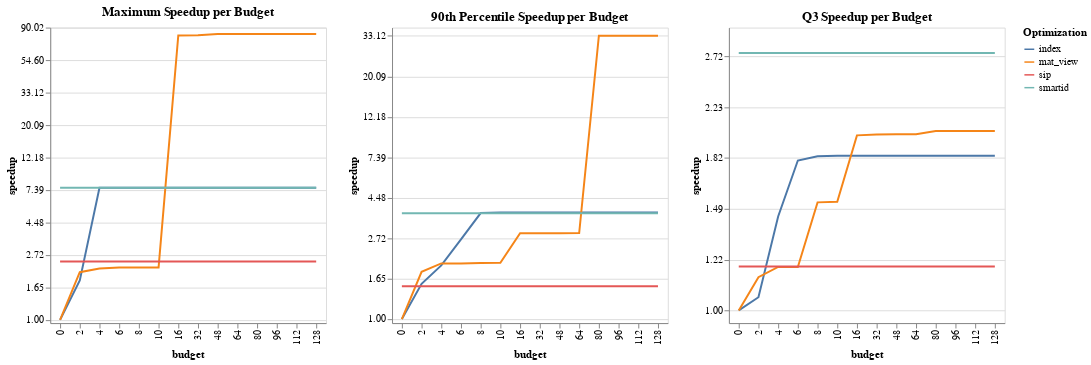

This figure's notebook cell:
### Markdown cell above
## Budget v Speedup

### Code cell
all_budgets = set()
results_folder = "results32_templated"

def compute_speedup(df, default, prev_df = None):
    df = df.copy()
    df["query_num"] = [int(df.query_name[i][len("query"):]) for i in range(len(df))]
    # default = default[default.query_name != "query60"].reset_index()
    # df = df[df.query_num != 60].reset_index()
    if prev_df is not None:
        new_rts = np.minimum(df.running_time, prev_df.running_time)
        # print(f"Diff count {(new_rts != df.running_time).sum()}")
        df.running_time = new_rts
    df["speedup"] = default.running_time / df.running_time
    df["log_speedup"] = np.log(df.speedup)
    df["color"] = df.log_speedup.map(lambda x: "Speedup" if x >= 0 else "Slowdown")
    global all_budgets
    all_budgets = all_budgets.union(set(df.budget))
    return df

def complete_budgets(df, default):
    min_budget = np.min(df.budget)
    max_budget = np.max(df.budget)
    dfs = [df]
    for budget in all_budgets:
        if budget < min_budget:
            to_prepend = default[default.budget == 0].copy()
            to_prepend.expt_name = [df.expt_name[0] for i in range(len(to_prepend))]
            to_prepend.budget = [budget for i in range(len(to_prepend))]
            dfs = [to_prepend] + dfs
        if budget > max_budget:
            to_append = df[df.budget == max_budget].copy()
            to_append.budget = [budget for i in range(len(to_append))]
            dfs = dfs + [to_append]
    
    df = pd.concat(dfs).reset_index(drop=True)
    df["nice_budget"] = df.budget*64
    return df
    

def read_default():
    filename = f"{results_folder}/default_results.csv"
    df = pd.read_csv(filename, names=["expt_name", "query_name", "running_time"], index_col=False)
    df["budget"] = [0 for i in range(len(df))]
    df = compute_speedup(df, df)
    return df

def read_sip(default):
    filename = f"{results_folder}/default_results_with_sip.csv"
    df = pd.read_csv(filename, names=["expt_name", "query_name", "running_time"], index_col=False)
    df["budget"] = [0 for i in range(len(df))]
    df["expt_name"] = ["sip" for i in range(len(df))]
    df = compute_speedup(df, default)
    return df

def read_simple_smartids(default):
    filename = f"{results_folder}/smartids_results.csv"
    df = pd.read_csv(filename, names=["expt_name", "query_name", "running_time"], index_col=False)
    df["budget"] = [0 for i in range(len(df))]
    df = compute_speedup(df, default)
    return df

def read_index(default):
    all_dfs = []
    prev_df = None
    for budget in [2, 4, 6, 8, 10]:
        filename = f"{results_folder}/index_results_{budget}.csv"
        df = pd.read_csv(filename, names=["expt_name", "query_name", "budget", "running_time"], index_col=False)
        df = compute_speedup(df, default, prev_df)
        all_dfs.append(df)
        prev_df = df
    return pd.concat(all_dfs).reset_index(drop=True)
    
    
def read_mat_view(default):
    all_dfs = []
    prev_df = None
    for budget in [2, 4, 6, 8, 10, 16, 32, 48, 64, 80, 96, 112, 128]:
        reset48 = False
        if budget == 48 and results_folder == "results32":
            reset48 = True
            budget = 32 # TODO: Add 48 expt.
        filename = f"{results_folder}/mat_view_results_{budget}.csv"
        df = pd.read_csv(filename, names=["expt_name", "query_name", "budget", "running_time"], index_col=False)
        if reset48:
            df.budget = [48 for i in range(len(df))]
        df = compute_speedup(df, default, prev_df)
            
        all_dfs.append(df)
        prev_df = df
    return pd.concat(all_dfs).reset_index(drop=True)


# 50th Percentile
def q25(x):
    return x.quantile(0.25)

# 75th Percentile
def q75(x):
    return x.quantile(0.75)

# 90th Percentile
def q90(x):
    return x.quantile(0.90)


def compute_stats(df):
    res = df.groupby(by=['expt_name', 'budget']).agg({'log_speedup': ['min', 'max', 'median', q25, q75, q90], 'running_time': 'sum'})
    res.columns = ["min_speedup", "max_speedup", "median_speedup", "q25_speedup", "q75_speedup", "q90_speedup", "total_running_time"]
    res = res.reset_index()
    return res


default = read_default()
# print(default.head())

smartids = read_simple_smartids(default)
# print(smartids.head())


sip = read_sip(default)
sip_v_smartids = read_sip(smartids)
smartids_v_sip = read_simple_smartids(sip)
# print(sip.head())


index = read_index(default)
index_v_smartids = read_index(smartids)
# print(index.head())

mat_view = read_mat_view(default)
mat_view_v_smartids = read_mat_view(smartids)
# print(mat_view.tail())

# print(all_budgets)
index


sip_complete = complete_budgets(sip, default)
smartids_complete = complete_budgets(smartids, default)
index_complete = complete_budgets(index, default)
mat_view_complete = complete_budgets(mat_view, default)
complete_df = pd.concat([sip_complete, smartids_complete, index_complete, mat_view_complete]).reset_index()
complete_df_stats = compute_stats(complete_df)

def make_stats_plot(to_plot):
    names = {
        "max_speedup": "Maximum Speedup",
        "q90_speedup": "90th Percentile Speedup",
        "q75_speedup": "Q3 Speedup",
        "median_speedup": "Median Speedup",
        "q25_speedup": "Q1 Speedup",
        "min_speedup": "Min Speedup"
    }
    return alt.Chart(complete_df_stats).mark_line().encode(
        x=alt.X('budget:O'),
        y=alt.Y(f"{to_plot}:Q", axis=alt.Axis(labelExpr=expr.format(expr.exp(datum.value), ',.2f'), format=",.0f", title="speedup"),
                scale=alt.Scale(domain=(float(complete_df_stats[to_plot].min() - 0.05), float(complete_df_stats[to_plot].max() + 0.1)))),
        # column=alt.Column("nice_budget:O", title="Budget in MB"),
        color=alt.Color("expt_name:N", title="Optimization"),
    ).properties(
        title={
            'text': f"{names[to_plot]} per Budget"
        }
    )

(make_stats_plot("max_speedup") | make_stats_plot("q90_speedup") | make_stats_plot("q75_speedup"))

### Figure 1 — Vega-Lite specification as saved in the notebook (floating-point values rounded to 4 significant figures)
{"$schema": "https://vega.github.io/schema/vega-lite/v4.17.0.json", "config": {"view": {"continuousHeight": 300, "continuousWidth": 400}}, "data": {"name": "data-28753eba4c1246e1cd45ddca9ce5b127"}, "datasets": {"data-28753eba4c1246e1cd45ddca9ce5b127": [{"budget": 0, "expt_name": "index", "max_speedup": 0, "median_speedup": 0, "min_speedup": 0, "q25_speedup": 0, "q75_speedup": 0, "q90_speedup": 0, "total_running_time": 28.71}, {"budget": 2, "expt_name": "index", "max_speedup": 0.6062, "median_speedup": 0.02814, "min_speedup": -0.04149, "q25_speedup": 0.01534, "q75_speedup": 0.05175, "q90_speedup": 0.4355, "total_running_time": 27.07}, {"budget": 4, "expt_name": "index", "max_speedup": 2.034, "median_speedup": 0.03647, "min_speedup": -0.0253, "q25_speedup": 0.02261, "q75_speedup": 0.3696, "q90_speedup": 0.6629, "total_running_time": 25.94}, {"budget": 6, "expt_name": "index", "max_speedup": 2.034, "median_speedup": 0.3009, "min_speedup": -0.02512, "q25_speedup": 0.03936, "q75_speedup": 0.5899, "q90_speedup": 0.9847, "total_running_time": 25.36}, {"budget": 8, "expt_name": "index", "max_speedup": 2.034, "median_speedup": 0.3508, "min_speedup": -0.004395, "q25_speedup": 0.1251, "q75_speedup": 0.6067, "q90_speedup": 1.31, "total_running_time": 22.51}, {"budget": 10, "expt_name": "index", "max_speedup": 2.034, "median_speedup": 0.3514, "min_speedup": -0.004395, "q25_speedup": 0.1251, "q75_speedup": 0.6085, "q90_speedup": 1.316, "total_running_time": 22.45}, {"budget": 16, "expt_name": "index", "max_speedup": 2.034, "median_speedup": 0.3514, "min_speedup": -0.004395, "q25_speedup": 0.1251, "q75_speedup": 0.6085, "q90_speedup": 1.316, "total_running_time": 22.45}, {"budget": 32, "expt_name": "index", "max_speedup": 2.034, "median_speedup": 0.3514, "min_speedup": -0.004395, "q25_speedup": 0.1251, "q75_speedup": 0.6085, "q90_speedup": 1.316, "total_running_time": 22.45}, {"budget": 48, "expt_name": "index", "max_speedup": 2.034, "median_speedup": 0.3514, "min_speedup": -0.004395, "q25_speedup": 0.1251, "q75_speedup": 0.6085, "q90_speedup": 1.316, "total_running_time": 22.45}, {"budget": 64, "expt_name": "index", "max_speedup": 2.034, "median_speedup": 0.3514, "min_speedup": -0.004395, "q25_speedup": 0.1251, "q75_speedup": 0.6085, "q90_speedup": 1.316, "total_running_time": 22.45}, {"budget": 80, "expt_name": "index", "max_speedup": 2.034, "median_speedup": 0.3514, "min_speedup": -0.004395, "q25_speedup": 0.1251, "q75_speedup": 0.6085, "q90_speedup": 1.316, "total_running_time": 22.45}, {"budget": 96, "expt_name": "index", "max_speedup": 2.034, "median_speedup": 0.3514, "min_speedup": -0.004395, "q25_speedup": 0.1251, "q75_speedup": 0.6085, "q90_speedup": 1.316, "total_running_time": 22.45}, {"budget": 112, "expt_name": "index", "max_speedup": 2.034, "median_speedup": 0.3514, "min_speedup": -0.004395, "q25_speedup": 0.1251, "q75_speedup": 0.6085, "q90_speedup": 1.316, "total_running_time": 22.45}, {"budget": 128, "expt_name": "index", "max_speedup": 2.034, "median_speedup": 0.3514, "min_speedup": -0.004395, "q25_speedup": 0.1251, "q75_speedup": 0.6085, "q90_speedup": 1.316, "total_running_time": 22.45}, {"budget": 0, "expt_name": "mat_view", "max_speedup": 0, "median_speedup": 0, "min_speedup": 0, "q25_speedup": 0, "q75_speedup": 0, "q90_speedup": 0, "total_running_time": 28.71}, {"budget": 2, "expt_name": "mat_view", "max_speedup": 0.7343, "median_speedup": 0.04234, "min_speedup": -0.03269, "q25_speedup": 0.02333, "q75_speedup": 0.1306, "q90_speedup": 0.5842, "total_running_time": 27.19}, {"budget": 4, "expt_name": "mat_view", "max_speedup": 0.79, "median_speedup": 0.05499, "min_speedup": -0.0003629, "q25_speedup": 0.02516, "q75_speedup": 0.171, "q90_speedup": 0.6879, "total_running_time": 23.43}, {"budget": 6, "expt_name": "mat_view", "max_speedup": 0.8075, "median_speedup": 0.05917, "min_speedup": -0.0003629, "q25_speedup": 0.02804, "q75_speedup": 0.1711, "q90_speedup": 0.6879, "total_running_time": 23.29}, {"budget": 8, "expt_name": "mat_view", "max_speedup": 0.8075, "median_speedup": 0.1028, "min_speedup": 0.01123, "q25_speedup": 0.05615, "q75_speedup": 0.4252, "q90_speedup": 0.6941, "total_running_time": 22.91}, {"budget": 10, "expt_name": "mat_view", "max_speedup": 0.8075, "median_speedup": 0.1028, "min_speedup": 0.01123, "q25_speedup": 0.06065, "q75_speedup": 0.4279, "q90_speedup": 0.6945, "total_running_time": 22.88}, {"budget": 16, "expt_name": "mat_view", "max_speedup": 4.382, "median_speedup": 0.1493, "min_speedup": 0.02124, "q25_speedup": 0.08911, "q75_speedup": 0.689, "q90_speedup": 1.061, "total_running_time": 13.61}, {"budget": 32, "expt_name": "mat_view", "max_speedup": 4.384, "median_speedup": 0.1493, "min_speedup": 0.02124, "q25_speedup": 0.08911, "q75_speedup": 0.6928, "q90_speedup": 1.061, "total_running_time": 13.6}, {"budget": 48, "expt_name": "mat_view", "max_speedup": 4.402, "median_speedup": 0.1493, "min_speedup": 0.02124, "q25_speedup": 0.08911, "q75_speedup": 0.6935, "q90_speedup": 1.061, "total_running_time": 13.6}, {"budget": 64, "expt_name": "mat_view", "max_speedup": 4.402, "median_speedup": 0.1676, "min_speedup": 0.02124, "q25_speedup": 0.08911, "q75_speedup": 0.6935, "q90_speedup": 1.062, "total_running_time": 13.39}, {"budget": 80, "expt_name": "mat_view", "max_speedup": 4.402, "median_speedup": 0.1676, "min_speedup": 0.02124, "q25_speedup": 0.08911, "q75_speedup": 0.7064, "q90_speedup": 3.503, "total_running_time": 8.815}, {"budget": 96, "expt_name": "mat_view", "max_speedup": 4.402, "median_speedup": 0.1676, "min_speedup": 0.02124, "q25_speedup": 0.08911, "q75_speedup": 0.7064, "q90_speedup": 3.503, "total_running_time": 8.815}, {"budget": 112, "expt_name": "mat_view", "max_speedup": 4.402, "median_speedup": 0.1676, "min_speedup": 0.02124, "q25_speedup": 0.08911, "q75_speedup": 0.7064, "q90_speedup": 3.503, "total_running_time": 8.815}, {"budget": 128, "expt_name": "mat_view", "max_speedup": 4.402, "median_speedup": 0.1676, "min_speedup": 0.02124, "q25_speedup": 0.08911, "q75_speedup": 0.7064, "q90_speedup": 3.503, "total_running_time": 8.815}, {"budget": 0, "expt_name": "sip", "max_speedup": 0.8971, "median_speedup": 0.002596, "min_speedup": -0.4757, "q25_speedup": -0.04447, "q75_speedup": 0.1732, "q90_speedup": 0.4061, "total_running_time": 24.43}, {"budget": 2, "expt_name": "sip", "max_speedup": 0.8971, "median_speedup": 0.002596, "min_speedup": -0.4757, "q25_speedup": -0.04447, "q75_speedup": 0.1732, "q90_speedup": 0.4061, "total_running_time": 24.43}, {"budget": 4, "expt_name": "sip", "max_speedup": 0.8971, "median_speedup": 0.002596, "min_speedup": -0.4757, "q25_speedup": -0.04447, "q75_speedup": 0.1732, "q90_speedup": 0.4061, "total_running_time": 24.43}, {"budget": 6, "expt_name": "sip", "max_speedup": 0.8971, "median_speedup": 0.002596, "min_speedup": -0.4757, "q25_speedup": -0.04447, "q75_speedup": 0.1732, "q90_speedup": 0.4061, "total_running_time": 24.43}, {"budget": 8, "expt_name": "sip", "max_speedup": 0.8971, "median_speedup": 0.002596, "min_speedup": -0.4757, "q25_speedup": -0.04447, "q75_speedup": 0.1732, "q90_speedup": 0.4061, "total_running_time": 24.43}, {"budget": 10, "expt_name": "sip", "max_speedup": 0.8971, "median_speedup": 0.002596, "min_speedup": -0.4757, "q25_speedup": -0.04447, "q75_speedup": 0.1732, "q90_speedup": 0.4061, "total_running_time": 24.43}, {"budget": 16, "expt_name": "sip", "max_speedup": 0.8971, "median_speedup": 0.002596, "min_speedup": -0.4757, "q25_speedup": -0.04447, "q75_speedup": 0.1732, "q90_speedup": 0.4061, "total_running_time": 24.43}, {"budget": 32, "expt_name": "sip", "max_speedup": 0.8971, "median_speedup": 0.002596, "min_speedup": -0.4757, "q25_speedup": -0.04447, "q75_speedup": 0.1732, "q90_speedup": 0.4061, "total_running_time": 24.43}, {"budget": 48, "expt_name": "sip", "max_speedup": 0.8971, "median_speedup": 0.002596, "min_speedup": -0.4757, "q25_speedup": -0.04447, "q75_speedup": 0.1732, "q90_speedup": 0.4061, "total_running_time": 24.43}, {"budget": 64, "expt_name": "sip", "max_speedup": 0.8971, "median_speedup": 0.002596, "min_speedup": -0.4757, "q25_speedup": -0.04447, "q75_speedup": 0.1732, "q90_speedup": 0.4061, "total_running_time": 24.43}, {"budget": 80, "expt_name": "sip", "max_speedup": 0.8971, "median_speedup": 0.002596, "min_speedup": -0.4757, "q25_speedup": -0.04447, "q75_speedup": 0.1732, "q90_speedup": 0.4061, "total_running_time": 24.43}, {"budget": 96, "expt_name": "sip", "max_speedup": 0.8971, "median_speedup": 0.002596, "min_speedup": -0.4757, "q25_speedup": -0.04447, "q75_speedup": 0.1732, "q90_speedup": 0.4061, "total_running_time": 24.43}, {"budget": 112, "expt_name": "sip", "max_speedup": 0.8971, "median_speedup": 0.002596, "min_speedup": -0.4757, "q25_speedup": -0.04447, "q75_speedup": 0.1732, "q90_speedup": 0.4061, "total_running_time": 24.43}, {"budget": 128, "expt_name": "sip", "max_speedup": 0.8971, "median_speedup": 0.002596, "min_speedup": -0.4757, "q25_speedup": -0.04447, "q75_speedup": 0.1732, "q90_speedup": 0.4061, "total_running_time": 24.43}, {"budget": 0, "expt_name": "smartid", "max_speedup": 2.035, "median_speedup": 0.4654, "min_speedup": -0.06518, "q25_speedup": 0.09384, "q75_speedup": 1.013, "q90_speedup": 1.308, "total_running_time": 19.2}, {"budget": 2, "expt_name": "smartid", "max_speedup": 2.035, "median_speedup": 0.4654, "min_speedup": -0.06518, "q25_speedup": 0.09384, "q75_speedup": 1.013, "q90_speedup": 1.308, "total_running_time": 19.2}, {"budget": 4, "expt_name": "smartid", "max_speedup": 2.035, "median_speedup": 0.4654, "min_speedup": -0.06518, "q25_speedup": 0.09384, "q75_speedup": 1.013, "q90_speedup": 1.308, "total_running_time": 19.2}, {"budget": 6, "expt_name": "smartid", "max_speedup": 2.035, "median_speedup": 0.4654, "min_speedup": -0.06518, "q25_speedup": 0.09384, "q75_speedup": 1.013, "q90_speedup": 1.308, "total_running_time": 19.2}, {"budget": 8, "expt_name": "smartid", "max_speedup": 2.035, "median_speedup": 0.4654, "min_speedup": -0.06518, "q25_speedup": 0.09384, "q75_speedup": 1.013, "q90_speedup": 1.308, "total_running_time": 19.2}, {"budget": 10, "expt_name": "smartid", "max_speedup": 2.035, "median_speedup": 0.4654, "min_speedup": -0.06518, "q25_speedup": 0.09384, "q75_speedup": 1.013, "q90_speedup": 1.308, "total_running_time": 19.2}, {"budget": 16, "expt_name": "smartid", "max_speedup": 2.035, "median_speedup": 0.4654, "min_speedup": -0.06518, "q25_speedup": 0.09384, "q75_speedup": 1.013, "q90_speedup": 1.308, "total_running_time": 19.2}, {"budget": 32, "expt_name": "smartid", "max_speedup": 2.035, "median_speedup": 0.4654, "min_speedup": -0.06518, "q25_speedup": 0.09384, "q75_speedup": 1.013, "q90_speedup": 1.308, "total_running_time": 19.2}, {"budget": 48, "expt_name": "smartid", "max_speedup": 2.035, "median_speedup": 0.4654, "min_speedup": -0.06518, "q25_speedup": 0.09384, "q75_speedup": 1.013, "q90_speedup": 1.308, "total_running_time": 19.2}, {"budget": 64, "expt_name": "smartid", "max_speedup": 2.035, "median_speedup": 0.4654, "min_speedup": -0.06518, "q25_speedup": 0.09384, "q75_speedup": 1.013, "q90_speedup": 1.308, "total_running_time": 19.2}, {"budget": 80, "expt_name": "smartid", "max_speedup": 2.035, "median_speedup": 0.4654, "min_speedup": -0.06518, "q25_speedup": 0.09384, "q75_speedup": 1.013, "q90_speedup": 1.308, "total_running_time": 19.2}, {"budget": 96, "expt_name": "smartid", "max_speedup": 2.035, "median_speedup": 0.4654, "min_speedup": -0.06518, "q25_speedup": 0.09384, "q75_speedup": 1.013, "q90_speedup": 1.308, "total_running_time": 19.2}, {"budget": 112, "expt_name": "smartid", "max_speedup": 2.035, "median_speedup": 0.4654, "min_speedup": -0.06518, "q25_speedup": 0.09384, "q75_speedup": 1.013, "q90_speedup": 1.308, "total_running_time": 19.2}, {"budget": 128, "expt_name": "smartid", "max_speedup": 2.035, "median_speedup": 0.4654, "min_speedup": -0.06518, "q25_speedup": 0.09384, "q75_speedup": 1.013, "q90_speedup": 1.308, "total_running_time": 19.2}]}, "hconcat": [{"encoding": {"color": {"field": "expt_name", "title": "Optimization", "type": "nominal"}, "x": {"field": "budget", "type": "ordinal"}, "y": {"axis": {"format": ",.0f", "labelExpr": "format(exp(datum.value),',.2f')", "title": "speedup"}, "field": "max_speedup", "scale": {"domain": [-0.05, 4.502]}, "type": "quantitative"}}, "mark": "line", "title": {"text": "Maximum Speedup per Budget"}}, {"encoding": {"color": {"field": "expt_name", "title": "Optimization", "type": "nominal"}, "x": {"field": "budget", "type": "ordinal"}, "y": {"axis": {"format": ",.0f", "labelExpr": "format(exp(datum.value),',.2f')", "title": "speedup"}, "field": "q90_speedup", "scale": {"domain": [-0.05, 3.603]}, "type": "quantitative"}}, "mark": "line", "title": {"text": "90th Percentile Speedup per Budget"}}, {"encoding": {"color": {"field": "expt_name", "title": "Optimization", "type": "nominal"}, "x": {"field": "budget", "type": "ordinal"}, "y": {"axis": {"format": ",.0f", "labelExpr": "format(exp(datum.value),',.2f')", "title": "speedup"}, "field": "q75_speedup", "scale": {"domain": [-0.05, 1.113]}, "type": "quantitative"}}, "mark": "line", "title": {"text": "Q3 Speedup per Budget"}}]}
